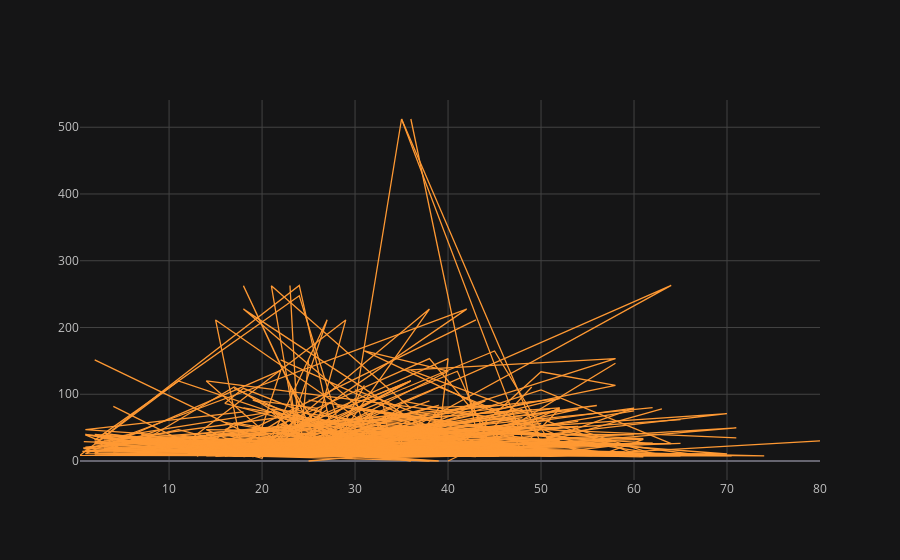

Source (notebook cell):
### Code cell
df1.iplot(x='age',y='fare')

### Figure 1 — Plotly figure (JSON) as saved in the notebook; plotly's stock layout.template omitted (floating-point values rounded to 4 significant figures; data arrays with more than 128 entries replaced by an {"elided": "..."} marker saying what was removed)
{"data": [{"line": {"color": "rgba(255, 153, 51, 1.0)", "dash": "solid", "shape": "linear", "width": 1.3}, "mode": "lines", "name": "fare", "text": "", "type": "scatter", "x": {"elided": "891 float values"}, "y": {"elided": "891 float values"}}], "layout": {"legend": {"bgcolor": "#151516", "font": {"color": "#D9D9D9"}}, "paper_bgcolor": "#151516", "plot_bgcolor": "#151516", "title": {"font": {"color": "#D9D9D9"}}, "xaxis": {"gridcolor": "#434343", "showgrid": true, "tickfont": {"color": "#C2C2C2"}, "title": {"font": {"color": "#D9D9D9"}, "text": ""}, "zerolinecolor": "#666570"}, "yaxis": {"gridcolor": "#434343", "showgrid": true, "tickfont": {"color": "#C2C2C2"}, "title": {"font": {"color": "#D9D9D9"}, "text": ""}, "zerolinecolor": "#666570"}}}
